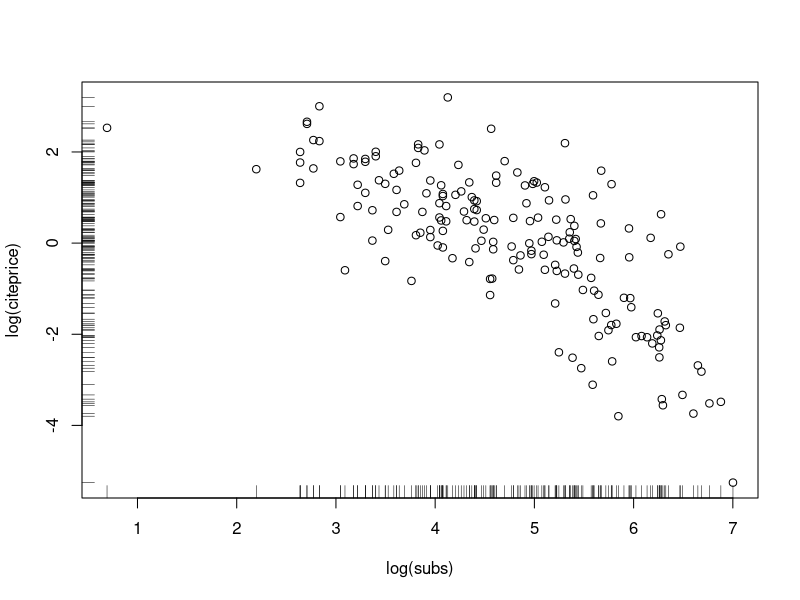
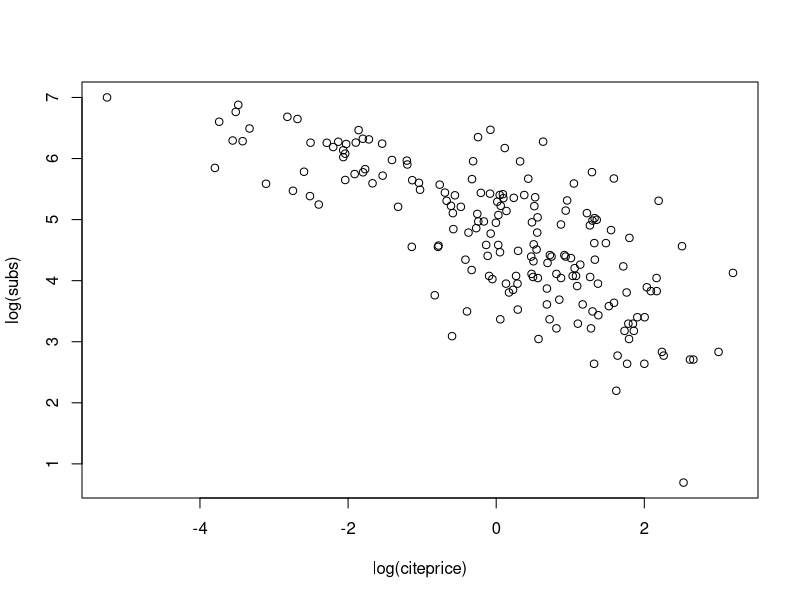
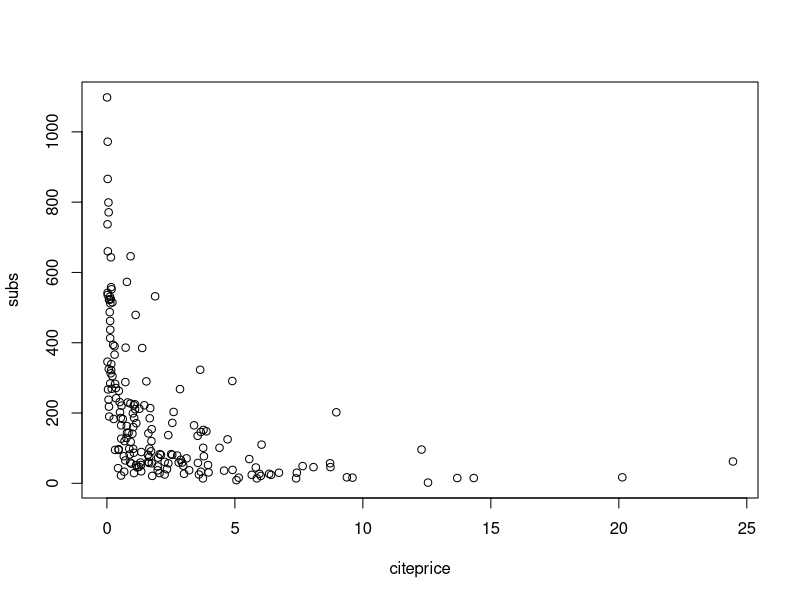
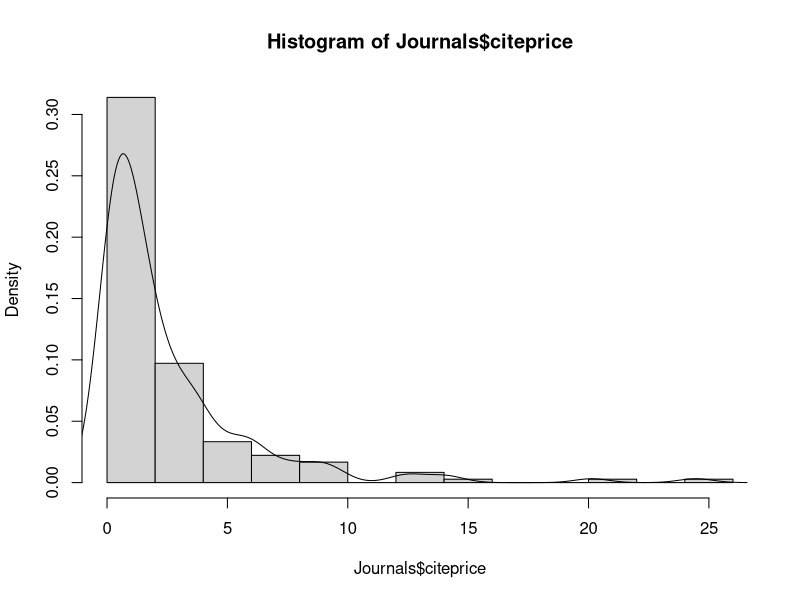
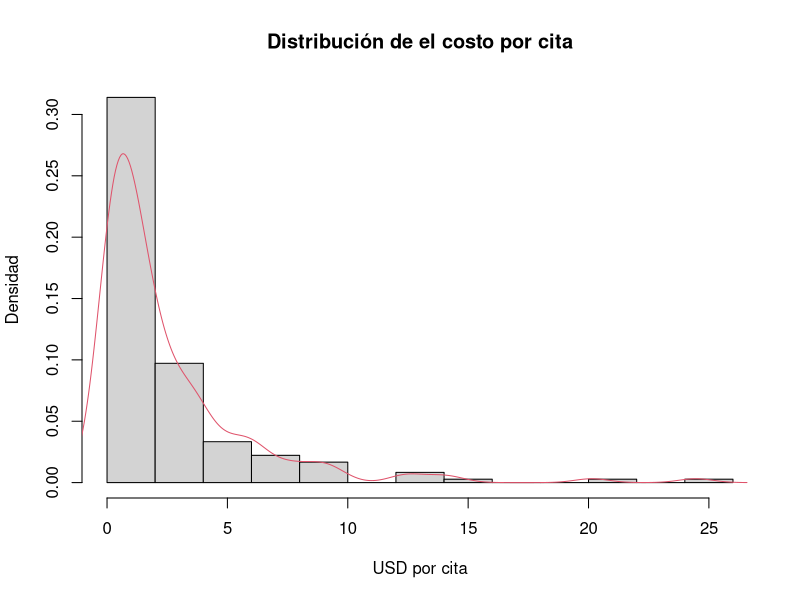
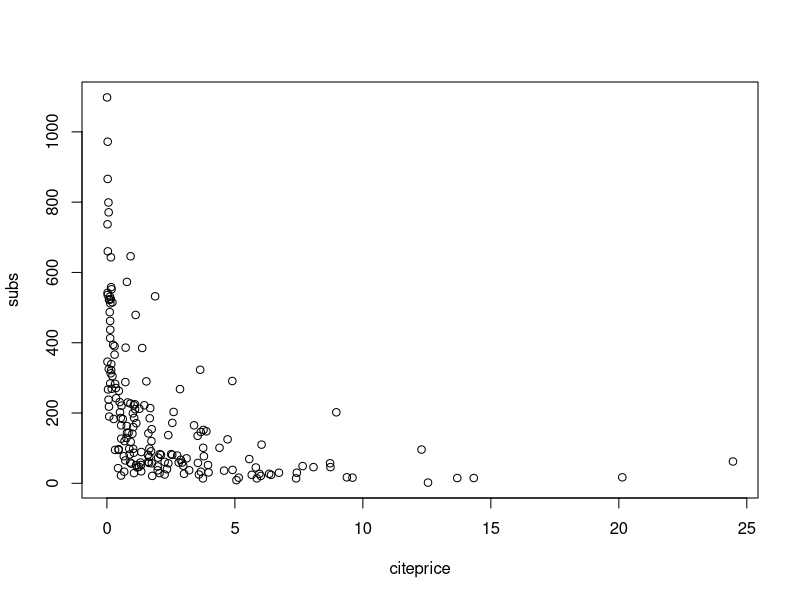
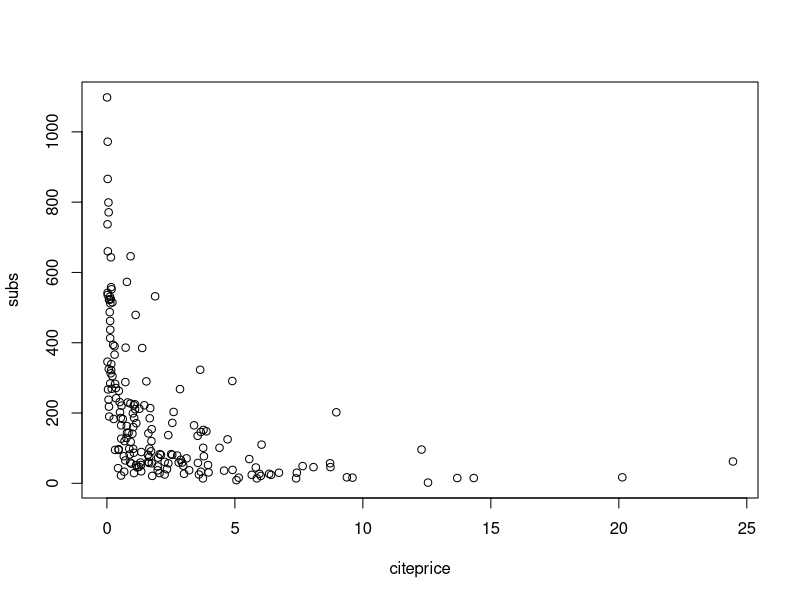
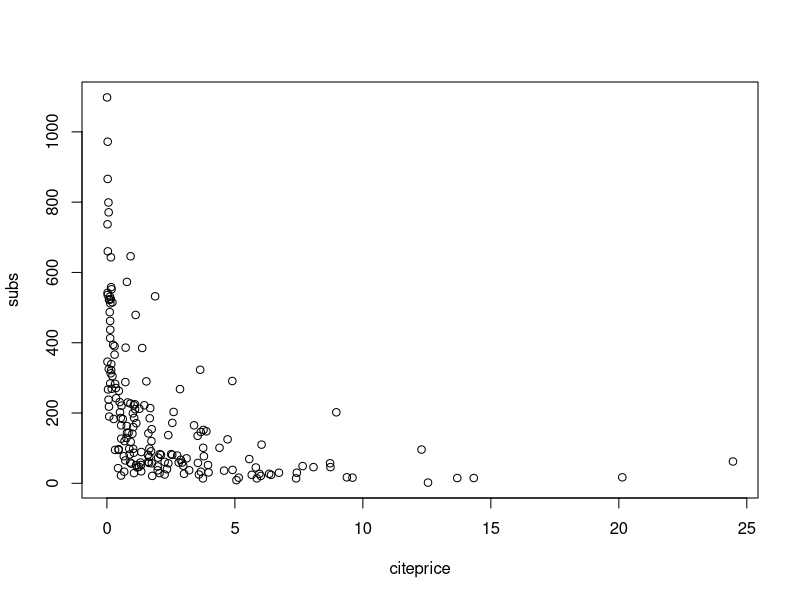

These charts were generated, in order, by the following R code: (Note: this script raises an error after producing the figures.)
##############laboratorio 3

# Data frames
# Plots

#
install.packages("AER")
library("AER")

data("Journals")
summary(Journals)
JOURNAL = matrix(1:100)
head(Journals)
tail(Journals)

#Creamos una variable que diga el precio por cada cita
Journals$citeprice <- Journals$price/Journals$citations

# attach() 
attach(Journals)

# Scatter plot
plot(log(subs), log(citeprice))

# rug() 
rug(log(subs))
rug(log(citeprice), side = 2)

# detach() 
detach(Journals)

# Para plotear lo mismo sin tener que "attachear" el dataframe, 
#usamos el signo "~"
plot(log(subs) ~ log(citeprice), data = Journals)

# 
plot(subs ~ citeprice, data = Journals)


# Exportando un gráfico a PDF
pdf("testPDF.pdf", height = 5, width = 6)
plot(subs ~ citeprice, data = Journals)
dev.off()

#Devices para JPG y para PNG

jpeg(filename = "testJPG.jpg",
     width = 1000, height = 1000, units = "px")
plot(subs ~ citeprice, data = Journals)
dev.off()

png(filename = "testPNG.png",
    width = 1000, height = 1000, units = "px")
plot(subs ~ citeprice, data = Journals)
dev.off()

# Histogramas usamos
# Densidad
hist(Journals$citeprice, freq = FALSE)
lines(density(Journals$citeprice), col = 1)

# Exportando el histograma a PDF

pdf("histoPDF.pdf", height = 5, width = 6)
hist(Journals$citeprice, freq = FALSE)
lines(density(Journals$citeprice), col = 2) # Rojo
dev.off()

# Detalles del histograma
hist(Journals$citeprice, 
     freq = FALSE,
     border = NULL,
     main = paste("Distribución de el costo por cita"),
     xlab = "USD por cita", 
     ylab = "Densidad")
lines(density(Journals$citeprice), col = 2) # Rojo


#Hacer un dataframe desde cero

library(MASS)

n = 30 # Tamaño de la muestra

mx = c(4,2,0,0,2) # Vector de medias de X 
sx = matrix(c(4,-1,0,0,0,
              -1,1,0,0,0,
              0,0,1,0,0,
              0,0,0,9,2,
              0,0,0,2,4),5) # Varianza de X

Xsample = mvrnorm(n,mx,sx) # Muestra aleatoria de x1 y x2
Xsample

#etiquetas
lbls <- c("US", "UK", "Australia", "Germany", "France")

# Aplicamos las etiquetas 
colnames(Xsample) = lbls


# Creamos un vector de colores 
plot_colors <- c("blue","red","forestgreen")

# Creamos el gráfico base
plot(datosF$US, type="o", col=plot_colors[1], ylim=c(-2,13), ylab = "Crecimiento", xlab = "Periodos")


# Asignamos el título al gráfico
title(main="Países", col.main="blue", font.main=4)
